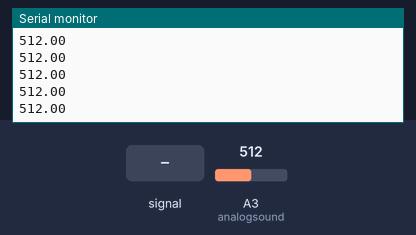
Simulated run of this sketch. Board: Arduino Uno, built with avr-gcc and run on an emulated ATmega328P. Shown: the last lines printed to the serial monitor. The inputs (shaded band) are chosen by the test bench; at power-on: A3 (analogsound) = 512.

Above: at 1.2 s.
1.3 s: A3 (analogsound) fed a 200 Hz sine of ±81 counts around its level
At 1.54 s:
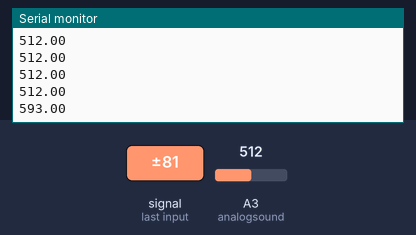
2.8 s: A3 (analogsound) set to 716
At 2.92 s:
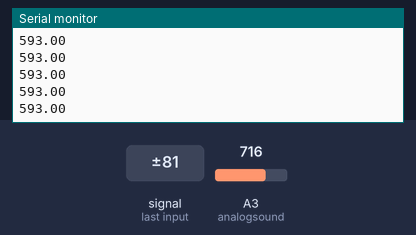
4.3 s: A3 (analogsound) fed a 1000 Hz sine of ±255 counts around its level
At 4.54 s:
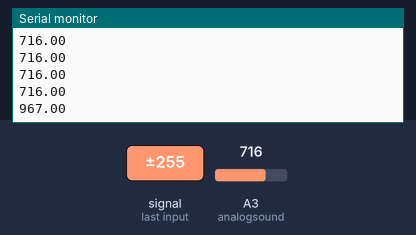
5.8 s: A3 (analogsound) set to 900
At 5.99 s:
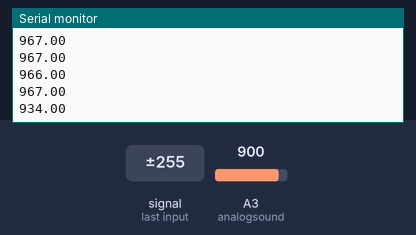
Timing chart, 0 to 8.3 s (numbered marks = the images above; inputs shaded):
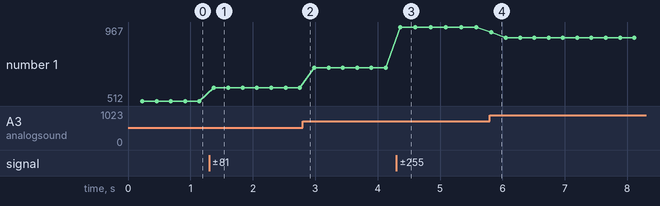

Measured:
- after the input at 1.3 s, the serial monitor: prints a new line after 0.07 s (image 1)
- after the input at 4.3 s, the serial monitor: prints a new line after 0.06 s (image 3)
- after the input at 5.8 s, the serial monitor: prints a new line at once (image 4)
- plotted number 1: 512 → 593 after the input at 1.3 s, 593 → 716 after the input at 2.8 s, 716 → 967 after the input at 4.3 s, 967 → 900 after the input at 5.8 s

The sketch:

microphone_test.ino
```cpp
int analogsound = A3;
int val = 0;
void setup () {
  Serial.begin(9600);
}


void loop () {
  float sum = 0;
  for ( int i=0 ; i < 2000 ; i++) {
  if (analogRead(analogsound)>sum)
  sum=analogRead(analogsound);
  }
  Serial.println(sum);
}
```
